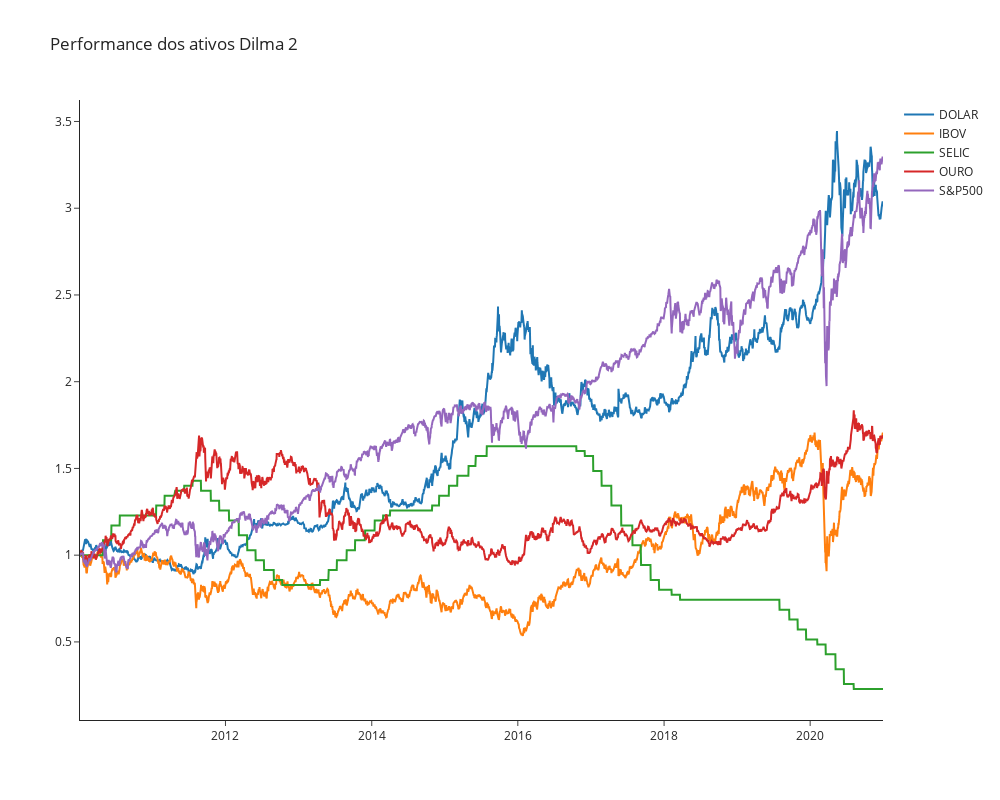

Here is the notebook cell this chart was saved with:
### Markdown cell above
##### Plotagem do gráfico com Dolar e IBOV

### Code cell
fig = make_subplots(rows=1, cols=1)

fig.add_trace(go.Scatter(name='DOLAR', x=comparativo1.index, 
                         y=comparativo1['DOLAR']), row=1, col=1)
fig.add_trace(go.Scatter(name='IBOV', x=comparativo1.index, 
                         y=comparativo1['IBOV']), row=1, col=1)
fig.add_trace(go.Scatter(name='SELIC', x=comparativo1.index, 
                         y=comparativo1['SELIC']), row=1, col=1)
fig.add_trace(go.Scatter(name='OURO', x=comparativo1.index, 
                         y=comparativo1['OURO']), row=1, col=1)
fig.add_trace(go.Scatter(name='S&P500', x=comparativo1.index, 
                         y=comparativo1['S&P500']), row=1, col=1)


fig.update_layout(title_text= 'Performance dos ativos Dilma 2', 
                  template='simple_white', width=1000, height=800)
fig.show()

### Figure 1 — Plotly figure (JSON) as saved in the notebook; plotly's stock layout.template omitted (floating-point values rounded to 4 significant figures; data arrays with more than 128 entries replaced by an {"elided": "..."} marker saying what was removed)
{"data": [{"name": "DOLAR", "type": "scatter", "x": {"elided": "2649 str values"}, "xaxis": "x", "y": {"elided": "2649 float values"}, "yaxis": "y"}, {"name": "IBOV", "type": "scatter", "x": {"elided": "2649 str values"}, "xaxis": "x", "y": {"elided": "2649 float values"}, "yaxis": "y"}, {"name": "SELIC", "type": "scatter", "x": {"elided": "2649 str values"}, "xaxis": "x", "y": {"elided": "2649 float values"}, "yaxis": "y"}, {"name": "OURO", "type": "scatter", "x": {"elided": "2649 str values"}, "xaxis": "x", "y": {"elided": "2649 float values"}, "yaxis": "y"}, {"name": "S&P500", "type": "scatter", "x": {"elided": "2649 str values"}, "xaxis": "x", "y": {"elided": "2649 float values"}, "yaxis": "y"}], "layout": {"height": 800, "title": {"text": "Performance dos ativos Dilma 2"}, "width": 1000, "xaxis": {"anchor": "y", "domain": [0, 1]}, "yaxis": {"anchor": "x", "domain": [0, 1]}}}
